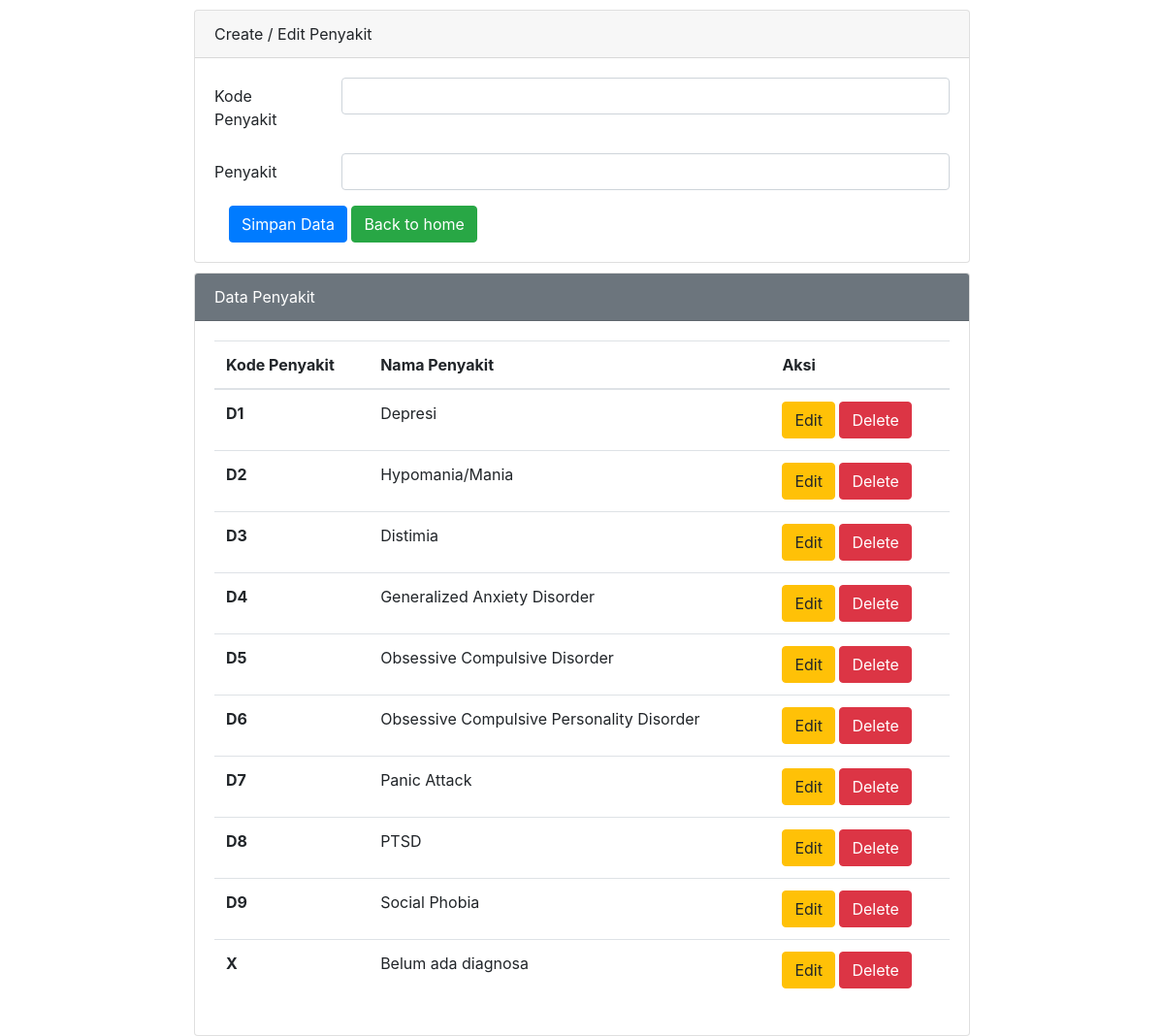
The app's page /admin-penyakit.php with its own data.
### tables this page shows
CREATE TABLE `tb_solusi` (
  `kode_solusi` varchar(50) NOT NULL,
  `isi_solusi` varchar(200) NOT NULL
);

### admin-penyakit.php (the view, shortened to what this page needs)
<?php
$host = "localhost";
$user = "root";
$pass = "";
$db = "sispak";
$koneksi = mysqli_connect($host, $user, $pass, $db);
$kodesolusi = "";
$namapenyakit = "";
?>
<!DOCTYPE html>
<html lang="en">
<head>
    <link rel="stylesheet" href="https://cdn.jsdelivr.net/npm/bootstrap@4.0.0/dist/css/bootstrap.min.css"
>
</head>
<body>
    <div class="mx-auto">
        <div class="card">
            <div class="card-header">
                Create / Edit Penyakit
            </div>
            <div class="card-body">
                <form action="" method="POST">
                    <form>
                        <div class="form-group row">
                            <label for="kodesolusi" class="col-sm-2 col-form-label">Kode Penyakit</label>
                            <div class="col-sm-10">
                                <input type="text" class="form-control" id="kodesolusi" name="kodesolusi"
                                    value="<?php echo $kodesolusi ?>">
                            </div>
                        </div>
                        <div class="form-group row">
                            <label for="namapenyakit" class="col-sm-2 col-form-label">Penyakit</label>
                            <div class="col-sm-10">
                                <input type="text" class="form-control" id="namapenyakit" name="namapenyakit"
                                    value="<?php echo $namapenyakit ?>">
                            </div>
                        </div>
                        <div class="col-12">
                        <input type="submit" name="simpan" value="Simpan Data" class="btn btn-primary"> <span> <a href="admin-home.php"><button type="button" class="btn btn-success">Back to home</button></a></span>
                        </div>
                    </form>
            </div>
        </div>
        <div class="card">
            <div class="card-header text-white bg-secondary">
                Data Penyakit
            </div>
            <div class="card-body">
                <table class="table">
                    <thead>
                        <tr>
                            <th scope="col">Kode Penyakit</th>
                            <th scope="col">Nama Penyakit</th>
                            <th scope="col">Aksi</th>
                        </tr>
                    <tbody>
                        <?php
                        $sql2 = "select * from tb_solusi order by kode_solusi asc";
                        $q2 = mysqli_query($koneksi, $sql2);
                        while ($r2 = mysqli_fetch_array($q2)) {
                            $kodesolusi = $r2['kode_solusi'];
                            $namapenyakit = $r2['isi_solusi'];
                            ?>
                            <tr>
                                <th scope="row">
                                    <?php echo $kodesolusi ?>
                                </th>
                                <td scope="row">
                                    <?php echo $namapenyakit ?>
                                </td>
                                <td scope="row">
                                    <a href="admin-penyakit.php?op=edit&kodesolusi=<?php echo $kodesolusi ?>"><button
                                            type="button" class="btn btn-warning">Edit</button></a>
                                    <a href="admin-penyakit.php?op=delete&kodesolusi=<?php echo $kodesolusi?>" onclick="return confirm('Anda yakin menghapus penyakit?')"><button type="button" class="btn btn-danger">Delete</button></a>
                                </td>
                            </tr>
                            <?php
                        }
                        ?>
                    </tbody>
                    </thead>
                </table>
            </div>
        </div>
    </div>
</body>
</html>

### admin-penyakit.php (style rules this page uses)
.mx-auto { width: 800px }
.card { margin-top: 10px }

### records on screen
tb_solusi: kode_solusi "D1", isi_solusi "Depresi"
tb_solusi: kode_solusi "D2", isi_solusi "Hypomania/Mania"
tb_solusi: kode_solusi "D3", isi_solusi "Distimia"
tb_solusi: kode_solusi "D4", isi_solusi "Generalized Anxiety Disorder"
tb_solusi: kode_solusi "D5", isi_solusi "Obsessive Compulsive Disorder"
tb_solusi: kode_solusi "D6", isi_solusi "Obsessive Compulsive Personality Disorder"
tb_solusi: kode_solusi "D7", isi_solusi "Panic Attack"
tb_solusi: kode_solusi "D8", isi_solusi "PTSD"
tb_solusi: kode_solusi "D9", isi_solusi "Social Phobia"
tb_solusi: kode_solusi "X", isi_solusi "Belum ada diagnosa"
